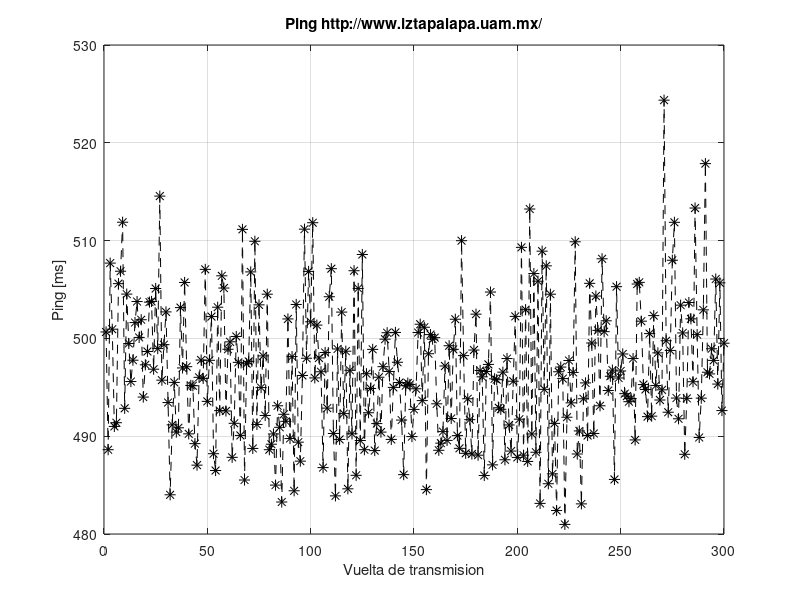

Write the MATLAB code that produced this figure.
load uam_RTT.dat;
plot(uam_RTT, '--*', 'Color', 'k', 'LineWidth', 0.5, 'MarkerSize', 8);
grid on;
xlabel ('Vuelta de transmision');
ylabel ('Ping [ms]');
title('Ping http://www.iztapalapa.uam.mx/');
print -dpng "trazaUam.png";
